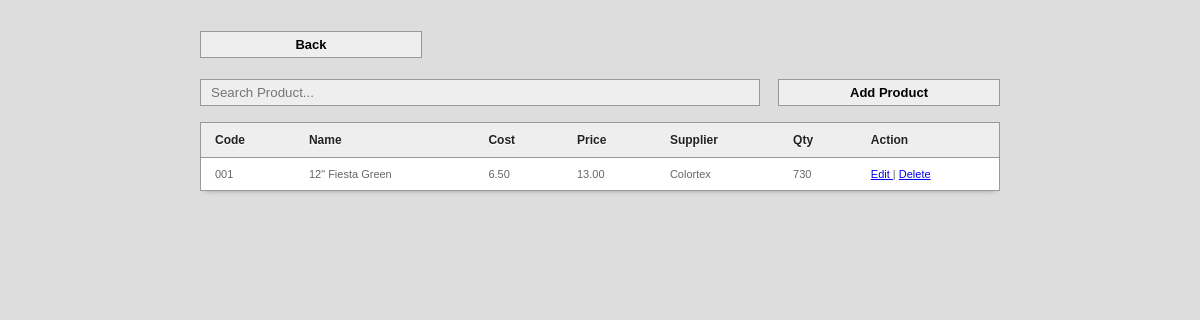
Screenshot of /main/products.php with the database file from the repository.
### tables this page shows
CREATE TABLE IF NOT EXISTS `products` (
  `product_id` int(11) NOT NULL AUTO_INCREMENT,
  `product_code` varchar(50) NOT NULL,
  `product_name` varchar(100) NOT NULL,
  `cost` varchar(100) NOT NULL,
  `price` varchar(100) NOT NULL,
  `supplier` varchar(100) NOT NULL,
  `qty` int(10) NOT NULL,
  PRIMARY KEY (`product_id`)
);

### main/products.php (the view, shortened to what this page needs)
<html>
<head>
<link href="../style.css" media="screen" rel="stylesheet" type="text/css" />
<link href="src/facebox.css" media="screen" rel="stylesheet" type="text/css" />
</head>
<body>
<div id="maintable"><div style="margin-top: -19px; margin-bottom: 21px;">
<a id="addd" href="index.php" style="float: none;">Back</a>
</div>
<input type="text" name="filter" value="" id="filter" placeholder="Search Product..." autocomplete="off" /><a rel="facebox" id="addd" href="addproduct.php">Add Product</a><br><br>
<table id="resultTable" data-responsive="table">
	<thead>
		<tr>
			<th> Code </th>
			<th> Name </th>
			<th> Cost </th>
			<th> Price </th>
			<th> Supplier </th>
			<th> Qty </th>
			<th> Action </th>
		</tr>
	</thead>
	<tbody>
			<?php
			function formatMoney($number, $fractional=false) {
					if ($fractional) {
						$number = sprintf('%.2f', $number);
					}
					while (true) {
						$replaced = preg_replace('/(-?\d+)(\d\d\d)/', '$1,$2', $number);
						if ($replaced != $number) {
							$number = $replaced;
						} else {
							break;
						}
					}
					return $number;
				}
				include('../connect.php');
				$result = $db->prepare("SELECT * FROM products ORDER BY product_id DESC");
				$result->execute();
				for($i=0; $row = $result->fetch(); $i++){
			?>
			<tr class="record">
			<td><?php echo $row['product_code']; ?></td>
			<td><?php echo $row['product_name']; ?></td>
			<td><?php
			$pcost=$row['cost'];
			echo formatMoney($pcost, true);
			?></td>
			<td><?php
			$pprice=$row['price'];
			echo formatMoney($pprice, true);
			?></td>
			<td><?php echo $row['supplier']; ?></td>
			<td><?php echo $row['qty']; ?></td>
			<td><a rel="facebox" href="editproduct.php?id=<?php echo $row['product_id']; ?>"> Edit </a> | <a href="#" id="<?php echo $row['product_id']; ?>" class="delbutton" title="Click To Delete">Delete</a></td>
			</tr>
			<?php
				}
			?>
	</tbody>
</table>
</div>
</body>
</html>

### style.css (style rules this page uses)
body { background: #DDD; font-family: arial; font-size: 13px; font-weight: bold; }
input { border: 1px solid #999; background: #EEEEEE; padding: 5px 10px; box-shadow:0 1px 2px #ddd; -moz-box-shadow:0 1px 2px #ddd; -webkit-box-shadow:0 1px 2px #ddd; }
#maintable { margin: 50px auto; width: 800px; }
#filter { width: 70%; float:left; }
#addd { border: 1px solid #999; background: #EEEEEE; padding: 5px 10px; box-shadow:0 1px 2px #ddd; -moz-box-shadow:0 1px 2px #ddd; -webkit-box-shadow:0 1px 2px #ddd; width: 25%; display: inline-block; float:right; text-align: center; text-decoration: none; color: #000000; }
#resultTable { border-collapse: separate; background-color: #FFFFFF; border-spacing: 0; max-width: 100%; }
#resultTable { color: #666666; text-shadow: 0 1px 0 #FFFFFF; width: 100%; border: 1px solid #999999; box-shadow: 0 5px 5px -5px rgba(0, 0, 0, 0.3); margin-top: 13px; }
#resultTable thead tr th { background: none repeat scroll 0 0 #EEEEEE; color: #222222; padding: 10px 14px; text-align: left; border-top: 0 none; font-size: 12px; }
#resultTable tbody tr td { background-color: #FFFFFF; font-size: 11px; text-align: left; padding: 10px 14px; border-top: 1px solid #999999; }

### rows the page displays
products: product_code "001", product_name "12\" Fiesta Green", cost "6.50", price "13.00", supplier "Colortex", qty "730"
